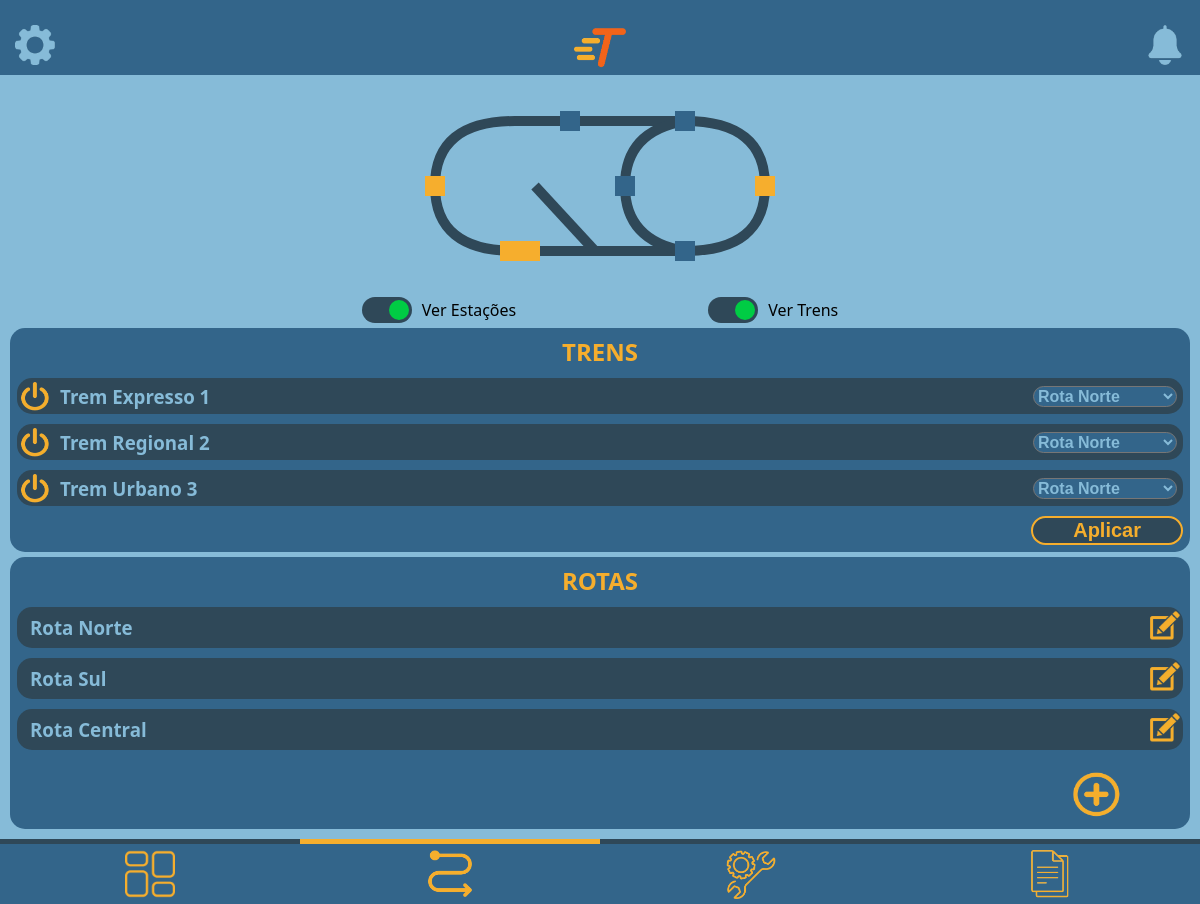
/sistema/private/user/gerenciadorDeRotas/gerenciarRotas.php (signed in), run on the app's committed database.
### tables this page shows
CREATE TABLE trens(
	id INT AUTO_INCREMENT NOT NULL PRIMARY KEY,
    nome VARCHAR(120) UNIQUE NOT NULL,
    desempenho INT NOT NULL,
    mes ENUM('Janeiro', 'Fevereiro', 'Março', 'Abril', 'Maio', 'Junho', 'Julho', 'Agosto', 'Setembro', 'Outubro', 'Novembro', 'Dezembro') NOT NULL,
    consumo INT NOT NULL,
    velocidade DECIMAL(10,2) NOT NULL,
    quantidadePassageiros INT,
    localizacaoX INT,
    localizacaoY INT,
    parado BOOLEAN,
    ativo BOOLEAN,
    idEstacao INT NOT NULL,
    idRota INT NOT NULL,
    horaSaida TIME,
    ordemRota INT,
    FOREIGN KEY (idEstacao) REFERENCES estacoes(id),
    FOREIGN KEY (idRota) REFERENCES rotas(id)
);

CREATE TABLE rotas(
	id INT AUTO_INCREMENT NOT NULL PRIMARY KEY,
    nome VARCHAR(120) UNIQUE NOT NULL
);

### sistema/private/user/gerenciadorDeRotas/gerenciarRotas.php (the view, shortened to what this page needs)
    <?php
include '../../conexao/conexao.php';
$sqlTrensPadrao = 'SELECT id, idRota, nome FROM trens';
$resultTrensPadrao = $conn->query($sqlTrensPadrao);
$sqlRotas = 'SELECT id, nome FROM rotas ORDER BY id';
?>
<!DOCTYPE html>
<html lang="pt-BR">
<head>
    <link rel="stylesheet" href="../../../style/style.css">
</head>
<body>
<header class="headerPrincipal">
    <a href="../../../private/<?php if($_SESSION['tipo'] == 'admin'){echo 'admin/config/configAdmin.php';} else {echo 'user/config/configFuncionario.php';}?>"><img src="../../../assets/icons/header/engrenagemIcone.png" alt="Configurações"></a>
    <img src="../../../assets/logos/logoPequena.png" alt="Logo">
    <a href="../alertas.php"><img src="../../../assets/icons/header/sinoIcone.png" alt="Notificações"></a>
</header>
    <main>
        <div id="mapa" class="flexCentro">
        </div>
        <div class="flexCentro">
            <div class="switch-container">
                <label class="switch">
                    <span class="slider"></span>
                </label>
                <label for="ver-estacoes">Ver Estações</label>
            </div>
            <div class="switch-container">
                <label class="switch">
                    <span class="slider"></span>
                </label>
                <label for="ver-trens">Ver Trens</label>
            </div>
        </div>
        <div class="secaoInfo">
            <h2>TRENS</h2>
            <form action="" method="POST">
            <?php
            while($row = $resultTrensPadrao->fetch_assoc()){
                $nomeSelect = 'idRota' . strval($row['id']);
                ?>
                <div class="dadoInfo padding-3">
                <a class="iconeDesligar" onclick="desligarTrem(0)"><img class="iconeDesligar" src="../../../assets/icons/dashboard/desligar.png"
                        alt="Icone de Desligar os Trens"></a>
                <h3 class="tituloTrem"><?= $row['nome'] ?></h3>
                <div class="parteDireitaGerenciador">
                    <select class="selecionarRota" id="selectRota<?= $row['id'] ?>" name="<?= $nomeSelect ?>">
                        <?php
                        $resultRotasLocal = $conn->query($sqlRotas);
                        while($rowR = $resultRotasLocal->fetch_assoc()){
                            if($rowR['id'] == $row['idRota']){
                                echo "<option value='{$rowR['id']}' selected>{$rowR['nome']}</option>";
                            }else{
                                echo "<option value='{$rowR['id']}'>{$rowR['nome']}</option>";
                            }
                        }
                        ?>
                    </select>
                </div>
            </div>
                <?php
            }
            ?>
            <div class="textoDireita">
                <button type="submit" class="botaoAmarelo">
                    Aplicar
                </button>
            </div>
            </form>
        </div>
        <div class="secaoInfo">
            <h2>ROTAS</h2>
            <?php
            $resultRotas = $conn->query($sqlRotas);
            while($row = $resultRotas->fetch_assoc()){
                echo "<div class='dadoInfo padding-3'>
                <h3 class='tituloTrem'>{$row['nome']}</h3>
                <div class='parteDireitaGerenciador'>
                    <a href='editarRotas.php?id={$row['id']}'><img class='iconeEditarRota' src='../../../assets/icons/dashboard/editarRota.png'
                            alt='Icone de editar a Rota dos Trens'></a>
                </div>
            </div>";
            }
            ?>
            <a href="criarRota.php"><img class="iconeAddRotas" src="../../../assets/icons/dashboard/addRota.png" alt="Icone add rotas"></a>
        </div>
    </main>
    <div class="espacoFooterPrincipal"></div>
    <footer class="footerPrincipal">
        <div class="barraLinhaSelecao">
            <div class="linhaAmarela linhaPos2"></div>
        </div>
        <div class="navbar">
            <a href="../../../private/user/dashboard/dashboard.php"><img
                    src="../../../assets/icons/footer/dashboardIcone.png" alt="Dashboard"></a>
            <a href=""><img src="../../../assets/icons/footer/rotasIcone.png" alt="Rotas"></a>
            <a href="../manutencao/manutencao.php"><img src="../../../assets/icons/footer/manutencaoIcone.png"
                    alt="Manutenção"></a>
            <a href="../relatorios/relatorios.php"><img src="../../../assets/icons/footer/relatoriosIcone.png" alt="Relatórios"></a>
        </div>
    </footer>
</body>
</html>

### sistema/style/style.css (style rules this page uses)
:root { --corAzulNormal: #33658a; --corAzulEscuro: #2f4858; --corAmarelo: #f6ae2d; --corAzulClaro: #86bbd8; --fonte-Segoe: 'Segoe UI', Tahoma, Geneva, Verdana, sans-serif; --fonte-OpenSans: OpenSans, Arial, Helvetica, sans-serif; --corLaranja: #f26419; }
.flexCentro { display: flex; justify-content: center; align-items: center; }
.textoDireita { text-align: right; }
.padding-3 { padding: 3px; }
body { background-color: var(--corAzulClaro); margin: 0; min-height: 100vh; font-family: var(--fonte-Segoe); }
.headerPrincipal { background-color: var(--corAzulNormal); display: flex; justify-content: space-between; align-items: center; position: relative; padding: 25px 15px 5px 15px; }
.headerPrincipal img { height: 40px; }
.espacoFooterPrincipal { height: 70px; }
.footerPrincipal { position: fixed; width: 100%; bottom: 0; }
.footerPrincipal .navbar { background-color: var(--corAzulNormal); justify-content: center; display: flex; }
.navbar img { margin: 5px 17px; height: 50px; }
.navbar a { width: 25%; display: flex; justify-content: center; }
.barraLinhaSelecao { background-color: var(--corAzulEscuro); }
.linhaAmarela { background-color: var(--corAmarelo); padding-top: 5px; }
.linhaPos2 { margin-left: 25%; margin-right: 50%; }
.secaoInfo { background-color: var(--corAzulNormal); border-radius: 15px; margin: 5px 10px; padding: 7px; text-align: center; }
.secaoInfo h2 { color: var(--corAmarelo); margin: 0 0 10px 0; }
.dadoInfo { background-color: var(--corAzulEscuro); color: var(--corAzulClaro); display: flex; align-items: center; border-radius: 15px; margin-bottom: 10px; }
.botaoAmarelo { text-decoration: none; color: var(--corAmarelo); font-weight: bold; background-color: var(--corAzulEscuro); font-size: 20px; padding: 1px 40px; border: solid 2px var(--corAmarelo); border-radius: 20px; cursor: pointer; }
.selecionarRota { margin: 2%; background-color: var(--corAzulNormal); border-radius: 30px; color: var(--corAzulClaro); width: 30%; height: 15%; }
.parteDireitaGerenciador { margin-left: auto; display: flex; justify-content: center; align-items: center; }
.parteDireitaGerenciador select { width: 150px; font-size: 16px; font-weight: 600; }
.tituloTrem { margin: 0 10px; }
.switch-container { display: flex; align-items: center; gap: 10px; margin: 0% 8%; }
.switch { position: relative; display: inline-block; width: 50px; height: 26px; }
.slider { position: absolute; cursor: pointer; background-color: #ccc; border-radius: 34px; top: 0; left: 0; right: 0; bottom: 0; transition: 0.4s; }
.slider::before { position: absolute; content: ""; height: 20px; width: 20px; left: 3px; bottom: 3px; background-color: #ff6b00; border-radius: 50%; transition: 0.4s; }
.switch input:checked + .slider { background-color: #2f4858; }
.switch input:checked + .slider::before { transform: translateX(24px); background-color: #00cc44; }
#mapa { margin: 3% 0; }
svg { width: 350px; height: 150px; }
.iconeDesligar { height: 30px; width: 30px; justify-content: center; }
.iconeEditarRota { height: 30px; width: 30px; margin-left: 10px; }
.iconeAddRotas { height: 45px; width: 50px; padding-left: 85%; padding-top: 1%; }
input, select, textarea, button { border-radius: 5px; }

### data on the page
trens: nome "Trem Expresso 1"
trens: nome "Trem Regional 2"
trens: nome "Trem Urbano 3"
rotas: nome "Rota Norte"
rotas: nome "Rota Sul"
rotas: nome "Rota Central"

### other printed values
form field value "Rota Norte"
